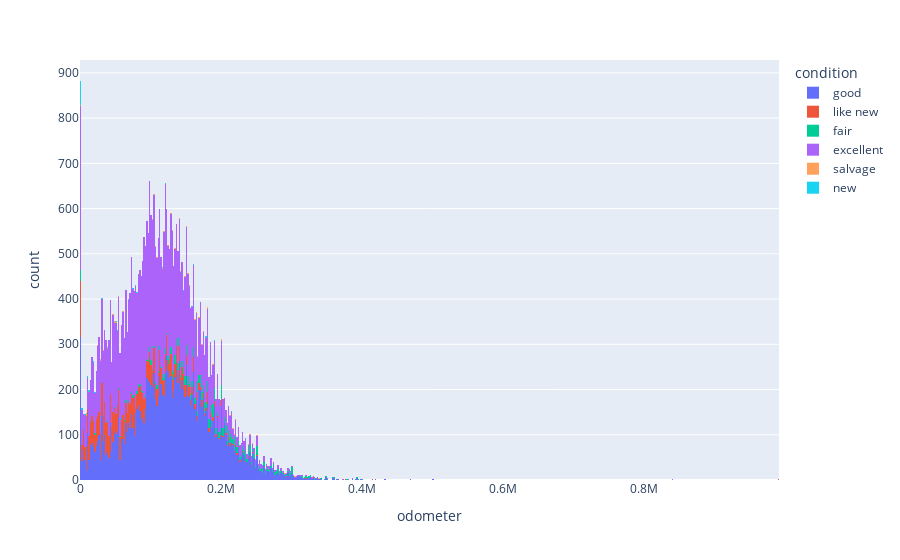

Notebook cell for this chart:
### Code cell
import pandas as pd
import plotly.express as px

car_data = pd.read_csv('../vehicles_us.csv') # leer los datos
fig = px.histogram(car_data, x="odometer", color="condition") # crear un histograma segmentado por condition
fig.show()

### Figure 1 — Plotly figure (JSON) as saved in the notebook; plotly's stock layout.template omitted (floating-point values rounded to 4 significant figures; data arrays with more than 128 entries replaced by an {"elided": "..."} marker saying what was removed)
{"data": [{"bingroup": "x", "hovertemplate": "condition=good<br>odometer=%{x}<br>count=%{y}<extra></extra>", "legendgroup": "good", "marker": {"color": "#636efa", "pattern": {"shape": ""}}, "name": "good", "orientation": "v", "showlegend": true, "type": "histogram", "x": {"elided": "20145 float values"}, "xaxis": "x", "yaxis": "y"}, {"bingroup": "x", "hovertemplate": "condition=like new<br>odometer=%{x}<br>count=%{y}<extra></extra>", "legendgroup": "like new", "marker": {"color": "#EF553B", "pattern": {"shape": ""}}, "name": "like new", "orientation": "v", "showlegend": true, "type": "histogram", "x": {"elided": "4742 float values"}, "xaxis": "x", "yaxis": "y"}, {"bingroup": "x", "hovertemplate": "condition=fair<br>odometer=%{x}<br>count=%{y}<extra></extra>", "legendgroup": "fair", "marker": {"color": "#00cc96", "pattern": {"shape": ""}}, "name": "fair", "orientation": "v", "showlegend": true, "type": "histogram", "x": {"elided": "1607 float values"}, "xaxis": "x", "yaxis": "y"}, {"bingroup": "x", "hovertemplate": "condition=excellent<br>odometer=%{x}<br>count=%{y}<extra></extra>", "legendgroup": "excellent", "marker": {"color": "#ab63fa", "pattern": {"shape": ""}}, "name": "excellent", "orientation": "v", "showlegend": true, "type": "histogram", "x": {"elided": "24773 float values"}, "xaxis": "x", "yaxis": "y"}, {"bingroup": "x", "hovertemplate": "condition=salvage<br>odometer=%{x}<br>count=%{y}<extra></extra>", "legendgroup": "salvage", "marker": {"color": "#FFA15A", "pattern": {"shape": ""}}, "name": "salvage", "orientation": "v", "showlegend": true, "type": "histogram", "x": [216300.0, 285000.0, 120000.0, 164200.0, 229700.0, 175000.0, 334200.0, 482000.0, 249000.0, 154100.0, 251900.0, 219700.0, 218000.0, 128000.0, 221200.0, 64050.0, NaN, NaN, 108000.0, 142000.0, 57500.0, 0.0, 63000.0, 38000.0, 116600.0, 0.0, NaN, 9621.0, 97800.0, NaN, 150000.0, 17080.0, 48500.0, 130200.0, 200000.0, 8900.0, NaN, 174000.0, 63400.0, 305000.0, 108000.0, 167000.0, 279000.0, NaN, 240500.0, 38000.0, 86000.0, 210000.0, 50000.0, 108000.0, 221000.0, 29330.0, 60920.0, NaN, 53890.0, 143300.0, 189000.0, NaN, 163000.0, 244400.0, 189400.0, 180000.0, NaN, 119000.0, 9621.0, 180800.0, 105000.0, 235300.0, 125000.0, 24500.0, 29330.0, 60920.0, 102200.0, NaN, 140200.0, NaN, 49680.0, 146000.0, 135000.0, 100000.0, 200000.0, 47000.0, 148000.0, NaN, 190000.0, 153000.0, 149000.0, 168000.0, 163.0, 201000.0, 28000.0, 124000.0, 291000.0, NaN, 102600.0, 338000.0, NaN, 212500.0, NaN, 32320.0, NaN, 180000.0, 54000.0, 158700.0, 100.0, 49000.0, 267400.0, 173000.0, 207000.0, 238200.0, 225000.0, 106300.0, 20000.0, NaN, 181500.0], "xaxis": "x", "yaxis": "y"}, {"bingroup": "x", "hovertemplate": "condition=new<br>odometer=%{x}<br>count=%{y}<extra></extra>", "legendgroup": "new", "marker": {"color": "#19d3f3", "pattern": {"shape": ""}}, "name": "new", "orientation": "v", "showlegend": true, "type": "histogram", "x": {"elided": "143 float values"}, "xaxis": "x", "yaxis": "y"}], "layout": {"barmode": "relative", "legend": {"title": {"text": "condition"}, "tracegroupgap": 0}, "margin": {"t": 60}, "xaxis": {"anchor": "y", "domain": [0, 1], "title": {"text": "odometer"}}, "yaxis": {"anchor": "x", "domain": [0, 1], "title": {"text": "count"}}}}
